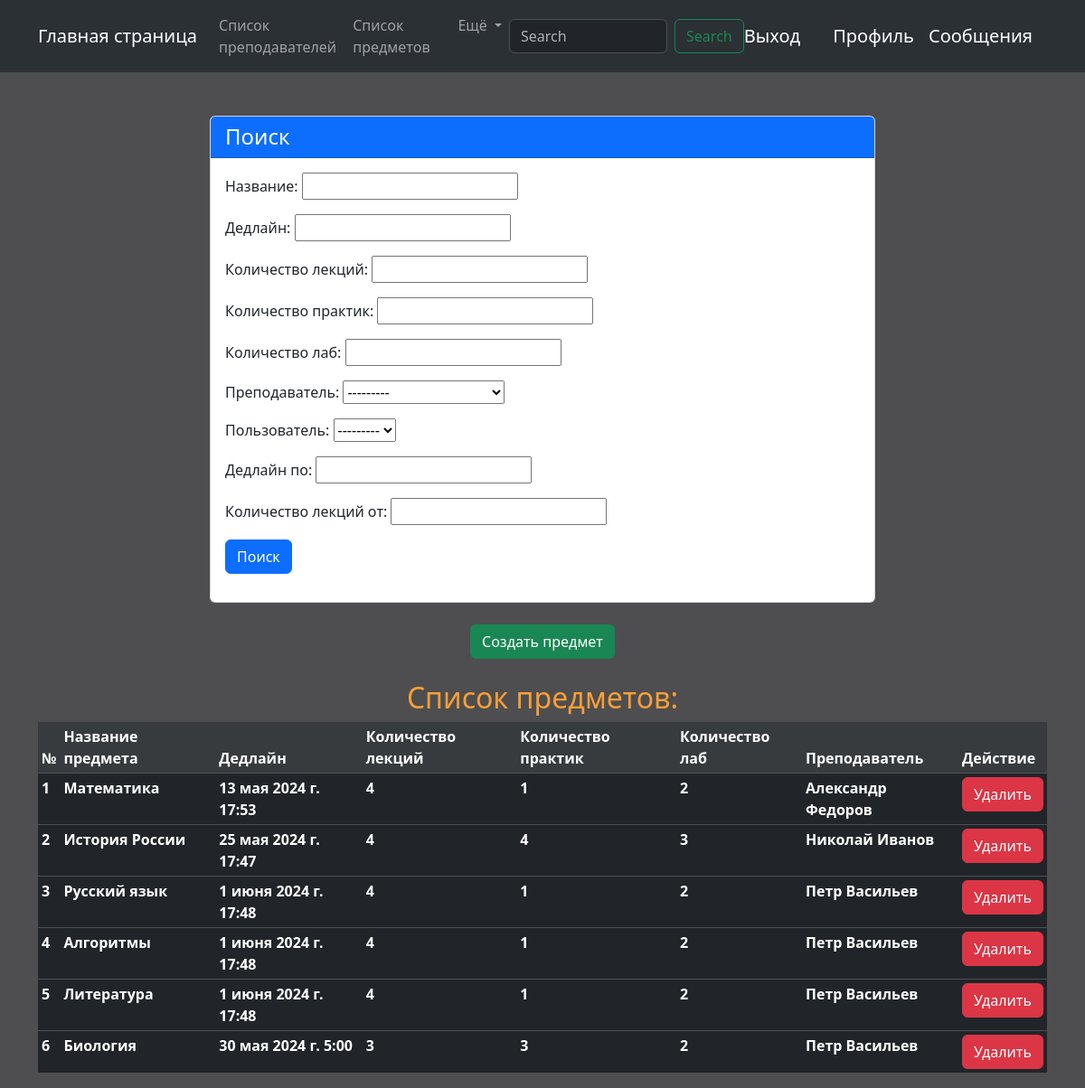
/subjects/ (signed in), run on the app's committed database.
### core/models.py (models this page shows, shortened)
class Subject(models.Model):
    name = models.CharField('Название предмета', max_length=100)
    comment = models.TextField('Комментарий к предмету', blank=True)
    deadline = models.DateTimeField('Дедлайн', blank=True)
    count_lecture = models.PositiveIntegerField('Количество лекций')
    count_seminar = models.PositiveIntegerField('Количество практик')
    count_laboratory_work = models.PositiveIntegerField('Количество лаб')
    teacher = models.ForeignKey(Teacher, on_delete=models.CASCADE, verbose_name='преподаватель')
    user = models.ForeignKey(User, on_delete=models.CASCADE, verbose_name='Пользователь')
    class Meta:
        verbose_name = 'Предмет'
        verbose_name_plural = 'Предметы'

class Teacher(models.Model):
    first_name = models.CharField('Имя', max_length=100)
    last_name = models.CharField('Фамилия', max_length=100)
    department = models.CharField('Кафедра', max_length=100, blank=True)
    photo = models.ImageField('Фото', blank=True, upload_to='photos_teachers')
    class Meta:
        verbose_name = 'Преподаватель'
        verbose_name_plural = 'Преподаватели'
    def __str__(self) -> str:
        return self.first_name + ' ' + self.last_name

### core/views.py (the view)
# urls.py: path('subjects/', Subjects.as_view(), name='subjects'),
class Subjects(ListView):
    template_name = 'core/subjects.html'
    model = models.Subject
    context_object_name = 'subjects'
    def get_filters(self):
        return filters.SubjectFilter(self.request.GET)
    def get_queryset(self):
        if self.request.user.is_authenticated:
            user = self.request.user
            return models.Subject.objects.filter(user=user)
        else:
            return models.Subject.objects.none()
    def get_context_data(self, *, object_list=None, **kwargs):
        context = super().get_context_data()
        context['title'] = 'Список предметов:'
        context['text'] = 'Список предметов:'
        context['filters'] = self.get_filters()
        return context

### core/templates/core/subjects.html (shortened to what this page needs)
{% extends 'core/base.html' %}
{% block content %}
    <div class="container mt-5">
        <div class="row justify-content-center">
            <div class="col-md-8">
                <div class="card">
                    <div class="card-header bg-primary text-white">
                        <h4 class="mb-0">Поиск</h4>
                    </div>
                    <div class="card-body">
                        <form method="get">
                            <div class="form-row">
                                {{ filters.form.as_p }}
                            </div>
                            <div class="form-group mt-3">
                                <button type="submit" class="btn btn-primary btn-block">Поиск</button>
                            </div>
                        </form>
                    </div>
                </div>
            </div>
        </div>
    </div>
    {% if user.is_authenticated %}
        <div class="container mt-4 mb-4" align="center">
            <a href="{% url 'add_subject' %}" class="btn btn-success">Создать предмет</a>
        </div>
    {% else %}
        <div class="container mt-4 mb-4" align="center">
            <a href="{% url 'registration' %}" class="btn btn-success">Зарегистрироваться, чтобы добавить предмет</a>
        </div>
    {% endif %}
    <h2 align="center"> {{ text }} </h2>
    <div class="container">
        <table class="table table-dark table-sm">
            <thead>
                <tr class="table-active">
                    <th scope="col">№</th>
                    <th scope="col">Название предмета</th>
                    <th scope="col">Дедлайн</th>
                    <th scope="col">Количество лекций</th>
                    <th scope="col">Количество практик</th>
                    <th scope="col">Количество лаб</th>
                    <th scope="col">Преподаватель</th>
                    <th scope="col">Действие</th>
                </tr>
              </thead>
              <tbody>
                {% for subject in subjects %}
                    <tr>
                        <th scope="col"> {{ forloop.counter }} </th>
                        <th scope="col"> {{ subject.name }} </th>
                        <th scope="col"> {{ subject.deadline }} </th>
                        <th scope="col"> {{ subject.count_lecture }} </th>
                        <th scope="col"> {{ subject.count_seminar }} </th>
                        <th scope="col"> {{ subject.count_laboratory_work }} </th>
                        <th scope="col"> {{ subject.teacher }} </th>
                        <td>
                            <a href="{% url 'subject_delete' subject.pk %}" class="btn btn-danger">Удалить</a>
                        </td>
                    </tr>
                {% endfor %}
              </tbody>
        </table>
    </div>
{% endblock %}

### core/static/core/css/styles.css (style rules this page uses)
body { background-color: #4E4E50; }
h2 { color:#fa9f37; }
.form-group { margin-bottom: 15px; }
.form-row { margin-bottom: 15px; }

### data on the page
Subject: name "Математика", deadline "13 мая 2024 г. 17:53", count_lecture "4", count_seminar "1", count_laboratory_work "2", teacher "Александр Федоров"
Subject: name "История России", deadline "25 мая 2024 г. 17:47", count_lecture "4", count_seminar "4", count_laboratory_work "3", teacher "Николай Иванов"
Subject: name "Русский язык", deadline "1 июня 2024 г. 17:48", count_lecture "4", count_seminar "1", count_laboratory_work "2", teacher "Петр Васильев"
Subject: name "Алгоритмы", deadline "1 июня 2024 г. 17:48", count_lecture "4", count_seminar "1", count_laboratory_work "2", teacher "Петр Васильев"
Subject: name "Литература", deadline "1 июня 2024 г. 17:48", count_lecture "4", count_seminar "1", count_laboratory_work "2", teacher "Петр Васильев"
Subject: name "Биология", deadline "30 мая 2024 г. 5:00", count_lecture "3", count_seminar "3", count_laboratory_work "2", teacher "Петр Васильев"

### other printed values
{{ text }} "Список предметов:"
